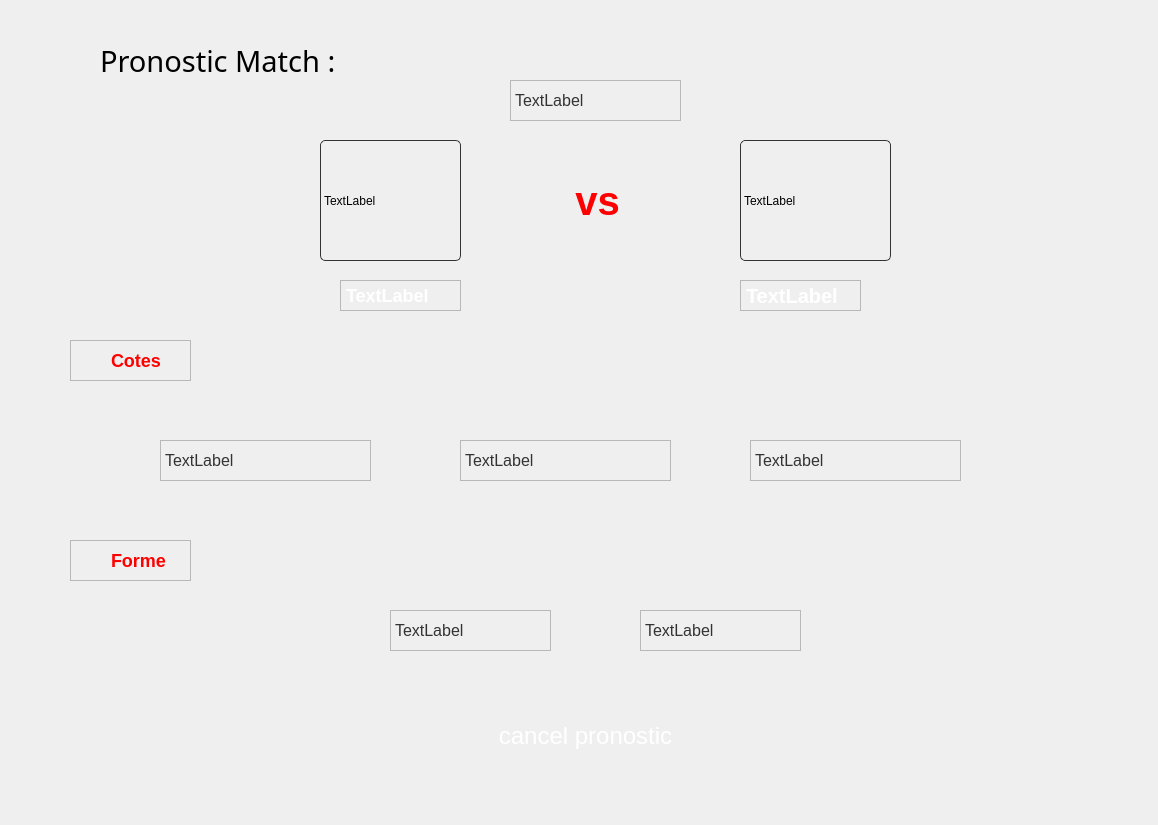
<?xml version="1.0" encoding="UTF-8"?>
<ui version="4.0">
 <class>Dialog</class>
 <widget class="QDialog" name="Dialog">
  <property name="geometry">
   <rect>
    <x>0</x>
    <y>0</y>
    <width>1158</width>
    <height>825</height>
   </rect>
  </property>
  <property name="windowTitle">
   <string>Dialog</string>
  </property>
  <widget class="QWidget" name="area" native="true">
   <property name="geometry">
    <rect>
     <x>70</x>
     <y>-10</y>
     <width>1091</width>
     <height>811</height>
    </rect>
   </property>
   <property name="autoFillBackground">
    <bool>false</bool>
   </property>
   <property name="styleSheet">
    <string notr="true">background-color: qlineargradient(spread:pad, 
                                x1:0, y1:0, x2:0, y2:1, 
                                stop:0 rgba(6, 6, 6, 255), 
                                stop:0.41 rgba(56, 50, 52, 255), 
                                stop:1 rgba(34, 33, 33, 255));;
</string>
   </property>
   <widget class="QPushButton" name="cancelpronosticButton">
    <property name="geometry">
     <rect>
      <x>380</x>
      <y>720</y>
      <width>271</width>
      <height>51</height>
     </rect>
    </property>
    <property name="font">
     <font>
      <pointsize>18</pointsize>
     </font>
    </property>
    <property name="cursor">
     <cursorShape>PointingHandCursor</cursorShape>
    </property>
    <property name="styleSheet">
     <string notr="true">QPushButton {
background-color:qlineargradient(spread:pad, 
                            x1:0, y1:0, x2:1, y2:1, 
                            stop:0 rgba(255, 0, 0, 255), 
                            stop:0.41 rgba(195, 22, 58, 255), 
                            stop:1 rgba(255, 117, 0, 255));;  ;  
border-radius:10px;
color:white;
}
QPushButton:hover {
    background-color: qlineargradient(x1: 0.25, y1: 0, x2: 0.75, y2: 1, 
                            stop: 0 rgba(0, 255, 254, 255),     
                            stop: 0.26 rgba(38, 170, 196, 255), 
                            stop: 0.67 rgba(89, 85, 131, 255),
                            stop: 1 rgba(0, 238, 255, 255));  ; 
}</string>
    </property>
    <property name="text">
     <string>cancel pronostic</string>
    </property>
    <property name="icon">
     <iconset>
      <normaloff>textures/addIcon.png</normaloff>textures/addIcon.png</iconset>
    </property>
    <property name="iconSize">
     <size>
      <width>50</width>
      <height>50</height>
     </size>
    </property>
   </widget>
   <widget class="QLabel" name="lblForme">
    <property name="geometry">
     <rect>
      <x>0</x>
      <y>550</y>
      <width>121</width>
      <height>41</height>
     </rect>
    </property>
    <property name="styleSheet">
     <string notr="true">font-size: 18px;
font-weight: bold;
color: red;
</string>
    </property>
    <property name="frameShape">
     <enum>QFrame::Shape::StyledPanel</enum>
    </property>
    <property name="text">
     <string>       Forme</string>
    </property>
   </widget>
   <widget class="QLabel" name="Cote1">
    <property name="geometry">
     <rect>
      <x>90</x>
      <y>450</y>
      <width>211</width>
      <height>41</height>
     </rect>
    </property>
    <property name="styleSheet">
     <string notr="true">font-size: 16px;
color: #333;
</string>
    </property>
    <property name="frameShape">
     <enum>QFrame::Shape::StyledPanel</enum>
    </property>
    <property name="text">
     <string>TextLabel</string>
    </property>
   </widget>
   <widget class="QLabel" name="FormeE1">
    <property name="geometry">
     <rect>
      <x>320</x>
      <y>620</y>
      <width>161</width>
      <height>41</height>
     </rect>
    </property>
    <property name="styleSheet">
     <string notr="true">font-size: 16px;
color: #333;
</string>
    </property>
    <property name="frameShape">
     <enum>QFrame::Shape::StyledPanel</enum>
    </property>
    <property name="text">
     <string>TextLabel</string>
    </property>
   </widget>
   <widget class="QLabel" name="team1">
    <property name="geometry">
     <rect>
      <x>270</x>
      <y>290</y>
      <width>121</width>
      <height>31</height>
     </rect>
    </property>
    <property name="styleSheet">
     <string notr="true">font-size: 18px;
font-weight: bold;
color: white;
</string>
    </property>
    <property name="frameShape">
     <enum>QFrame::Shape::StyledPanel</enum>
    </property>
    <property name="text">
     <string>TextLabel</string>
    </property>
   </widget>
   <widget class="QLabel" name="logoteam2">
    <property name="geometry">
     <rect>
      <x>250</x>
      <y>150</y>
      <width>141</width>
      <height>121</height>
     </rect>
    </property>
    <property name="styleSheet">
     <string notr="true">border: 1px solid #333;
border-radius: 5px;
max-width: 200px;
max-height: 200px;
</string>
    </property>
    <property name="frameShape">
     <enum>QFrame::Shape::StyledPanel</enum>
    </property>
    <property name="text">
     <string>TextLabel</string>
    </property>
   </widget>
   <widget class="QLabel" name="Cote2">
    <property name="geometry">
     <rect>
      <x>680</x>
      <y>450</y>
      <width>211</width>
      <height>41</height>
     </rect>
    </property>
    <property name="styleSheet">
     <string notr="true">font-size: 16px;
color: #333;
</string>
    </property>
    <property name="frameShape">
     <enum>QFrame::Shape::StyledPanel</enum>
    </property>
    <property name="text">
     <string>TextLabel</string>
    </property>
   </widget>
   <widget class="QLabel" name="Date">
    <property name="geometry">
     <rect>
      <x>440</x>
      <y>90</y>
      <width>171</width>
      <height>41</height>
     </rect>
    </property>
    <property name="styleSheet">
     <string notr="true">font-size: 16px;
color: #333;
</string>
    </property>
    <property name="frameShape">
     <enum>QFrame::Shape::StyledPanel</enum>
    </property>
    <property name="text">
     <string>TextLabel</string>
    </property>
   </widget>
   <widget class="QLabel" name="lblCotes">
    <property name="geometry">
     <rect>
      <x>0</x>
      <y>350</y>
      <width>121</width>
      <height>41</height>
     </rect>
    </property>
    <property name="styleSheet">
     <string notr="true">font-size: 18px;
font-weight: bold;
color: red;
</string>
    </property>
    <property name="frameShape">
     <enum>QFrame::Shape::StyledPanel</enum>
    </property>
    <property name="text">
     <string>       Cotes</string>
    </property>
   </widget>
   <widget class="QLabel" name="CoteX">
    <property name="geometry">
     <rect>
      <x>390</x>
      <y>450</y>
      <width>211</width>
      <height>41</height>
     </rect>
    </property>
    <property name="styleSheet">
     <string notr="true">font-size: 16px;
color: #333;
</string>
    </property>
    <property name="frameShape">
     <enum>QFrame::Shape::StyledPanel</enum>
    </property>
    <property name="lineWidth">
     <number>1</number>
    </property>
    <property name="midLineWidth">
     <number>0</number>
    </property>
    <property name="text">
     <string>TextLabel</string>
    </property>
   </widget>
   <widget class="QLabel" name="label">
    <property name="geometry">
     <rect>
      <x>30</x>
      <y>40</y>
      <width>341</width>
      <height>61</height>
     </rect>
    </property>
    <property name="font">
     <font>
      <family>Azonix</family>
      <pointsize>22</pointsize>
     </font>
    </property>
    <property name="styleSheet">
     <string notr="true">background:transparent;</string>
    </property>
    <property name="text">
     <string>Pronostic Match :</string>
    </property>
   </widget>
   <widget class="QLabel" name="logoteam1">
    <property name="geometry">
     <rect>
      <x>670</x>
      <y>150</y>
      <width>151</width>
      <height>121</height>
     </rect>
    </property>
    <property name="styleSheet">
     <string notr="true">border: 1px solid #333;
border-radius: 5px;
max-width: 200px;
max-height: 200px;
</string>
    </property>
    <property name="frameShape">
     <enum>QFrame::Shape::StyledPanel</enum>
    </property>
    <property name="text">
     <string>TextLabel</string>
    </property>
   </widget>
   <widget class="QLabel" name="FormeE2">
    <property name="geometry">
     <rect>
      <x>570</x>
      <y>620</y>
      <width>161</width>
      <height>41</height>
     </rect>
    </property>
    <property name="styleSheet">
     <string notr="true">font-size: 16px;
color: #333;
</string>
    </property>
    <property name="frameShape">
     <enum>QFrame::Shape::StyledPanel</enum>
    </property>
    <property name="text">
     <string>TextLabel</string>
    </property>
   </widget>
   <widget class="QLabel" name="team2">
    <property name="geometry">
     <rect>
      <x>670</x>
      <y>290</y>
      <width>121</width>
      <height>31</height>
     </rect>
    </property>
    <property name="styleSheet">
     <string notr="true">font-size: 20px;
font-weight: bold;
color:white;
</string>
    </property>
    <property name="frameShape">
     <enum>QFrame::Shape::StyledPanel</enum>
    </property>
    <property name="text">
     <string>TextLabel</string>
    </property>
   </widget>
   <widget class="QLineEdit" name="lineEdit">
    <property name="geometry">
     <rect>
      <x>470</x>
      <y>160</y>
      <width>113</width>
      <height>101</height>
     </rect>
    </property>
    <property name="accessibleDescription">
     <string/>
    </property>
    <property name="autoFillBackground">
     <bool>false</bool>
    </property>
    <property name="styleSheet">
     <string notr="true">font-size: 40px;  /* Ajuste la taille de la police selon tes besoins */
font-weight: bold;
color: red;
background-color: transparent;
</string>
    </property>
    <property name="text">
     <string>   vs</string>
    </property>
    <property name="frame">
     <bool>false</bool>
    </property>
   </widget>
  </widget>
 </widget>
 <resources/>
 <connections/>
</ui>
